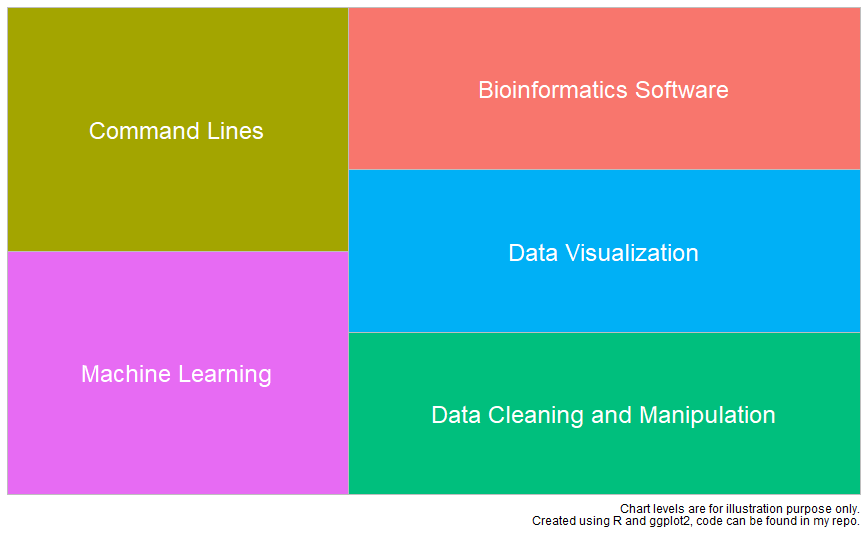

Recreate this plot in R.
library(ggplot2)
library(treemapify)

data <- data.frame(x = c("Machine Learning", "Command Lines", "Data Cleaning and Manipulation", 
                         "Data Visualization", "Bioinformatics Software"),
                   y = c(1,1,1,1,1))

ggplot(data, aes(area = y, label = x, fill = x)) +
  geom_treemap() +
  geom_treemap_text(colour = "white", place = "centre") +
  
  theme(legend.position="none") +
  
  labs(caption = "Chart levels are for illustration purpose only.
       Created using R and ggplot2, code can be found in my repo.")
